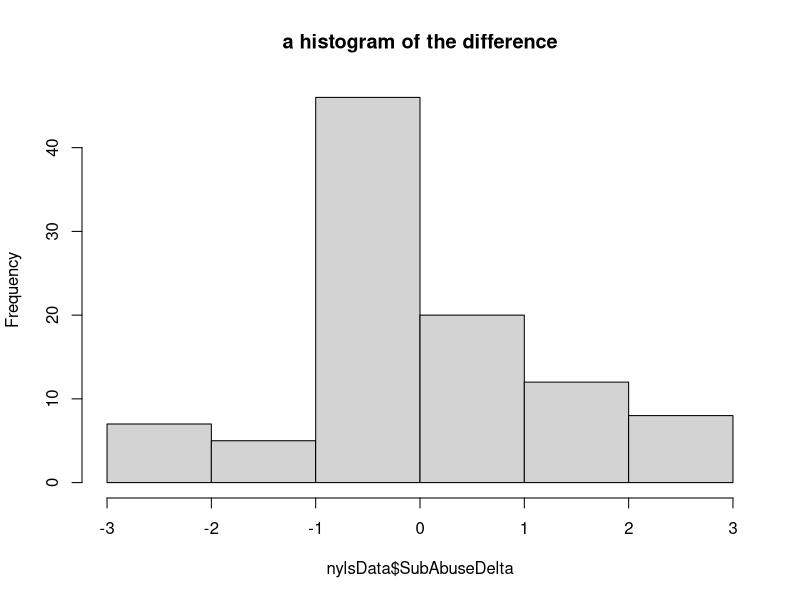
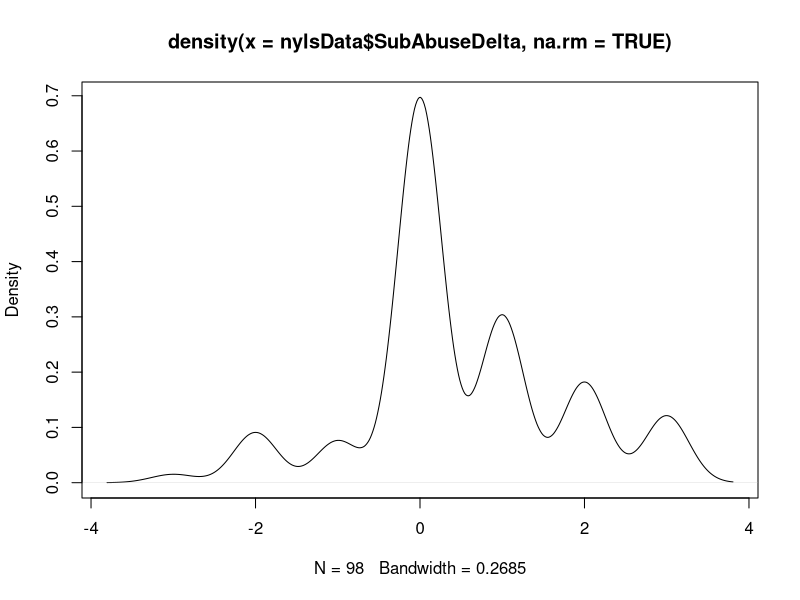
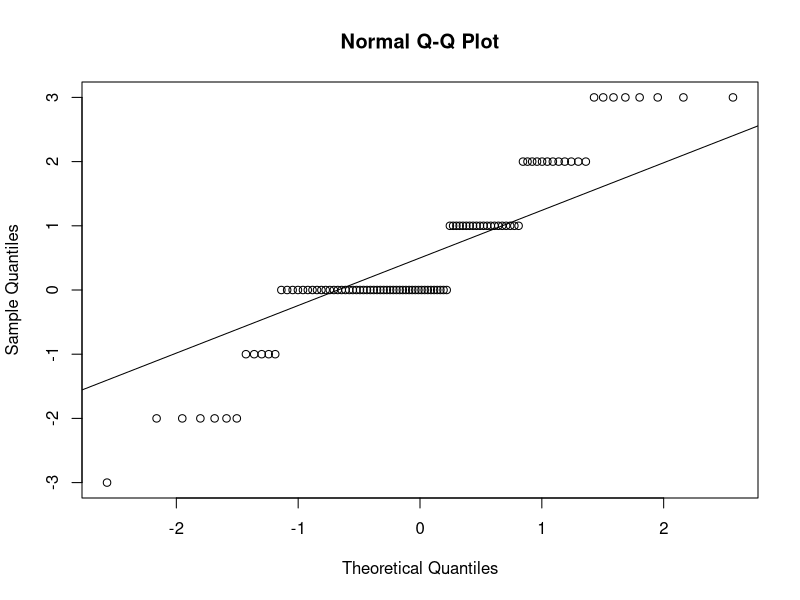
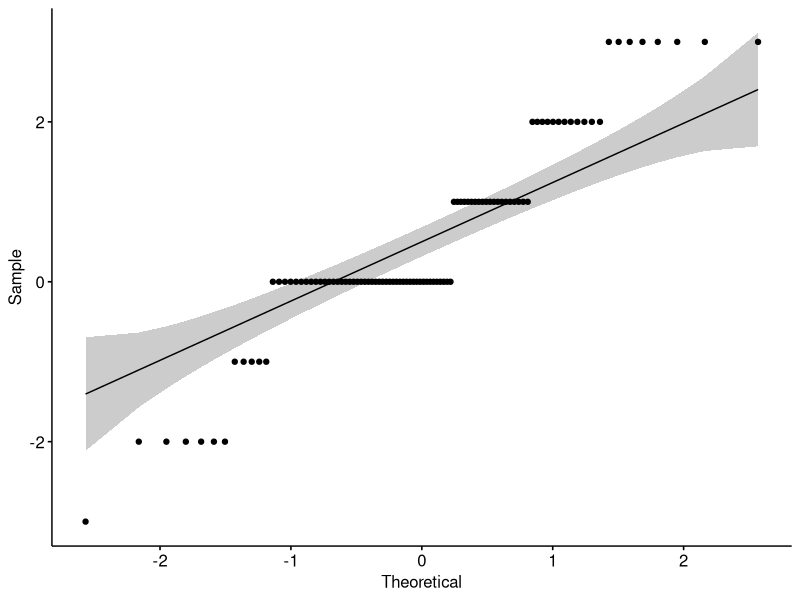
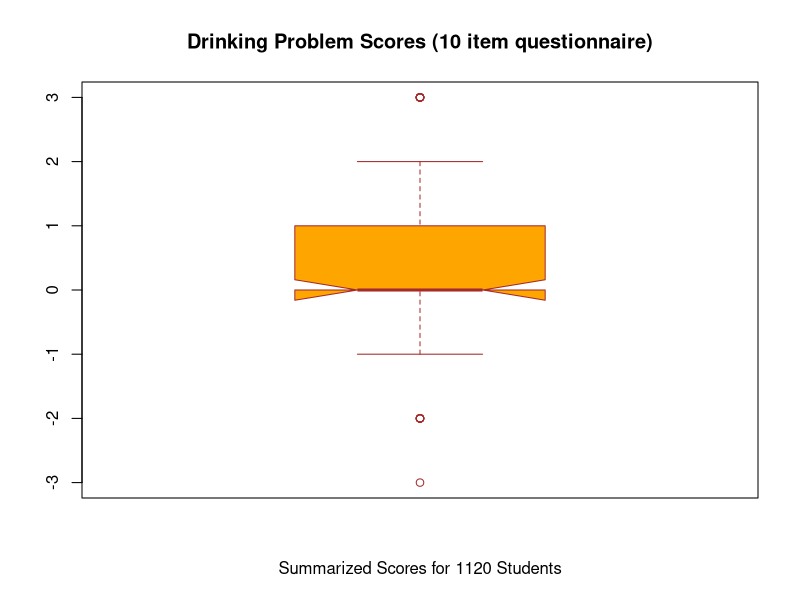

These charts were generated, in order, by the following R code:
library(plyr)
library(tidyverse)

#REFERENCES:
# https://www.sheffield.ac.uk/polopoly_fs/1.579191!/file/stcp-karadimitriou-normalR.pdf
# https://www.statsandr.com/blog/do-my-data-follow-a-normal-distribution-a-note-on-the-most-widely-used-distribution-and-how-to-test-for-normality-in-r/
# https://statistics.berkeley.edu/computing/r-t-tests

#Two Questions
#1 
#Whether the youths (n=100) in the NLYS97 had a statistically
#significant decrease or increase in their substance use index
#score between 1997 and 2000.
#
#2
#Whether this decrease or increase in substance use differs by race.  Specifically,
#you hypothesize that WHITE youths compared to non-white youths, will report higher
#substance abuse

#CLEANING AND REVIEW OF DATA SET####

nylsData =read.csv("NYLS97_Substance.csv",sep=",") 

plyr::count(nylsData, 'Race')

plyr::count(nylsData, 'Substance1997')

plyr::count(nylsData, 'Substance2000')

nylsData$Substance2000[nylsData$Substance2000 < 0] <- NA

plyr::count(nylsData, 'Race')

plyr::count(nylsData, 'Substance1997')

plyr::count(nylsData, 'Substance2000')


nylsData <- nylsData %>% 
  mutate(SubAbuseDelta = (Substance2000-Substance1997))

plyr::count(nylsData, 'SubAbuseDelta')


hitsgram=hist(nylsData$SubAbuseDelta  , main="a histogram of the difference") 

plot(density(nylsData$SubAbuseDelta, na.rm=TRUE))

summary(nylsData$SubAbuseDelta)

subAbuseStDev = sd(nylsData$SubAbuseDelta  ,na.rm=TRUE)
subAbuseMean = mean(nylsData$SubAbuseDelta  ,na.rm=TRUE)

ks.test(x= nylsData$SubAbuseDelta,"pnorm",mean=subAbuseMean,sd=subAbuseStDev)

shapiro.test(nylsData$SubAbuseDelta)

qqnorm(nylsData$SubAbuseDelta)
qqline(nylsData$SubAbuseDelta)

library(ggpubr)
ggqqplot(nylsData$SubAbuseDelta)

drinking_problem_score_plot <-
  boxplot(nylsData$SubAbuseDelta,
          main = "Drinking Problem Scores (10 item questionnaire)",
          xlab = "Summarized Scores for 1120 Students",
          col = "orange",
          border = "brown",
          #horizontal = TRUE,
          notch = TRUE)

drinking_problem_score_plot
